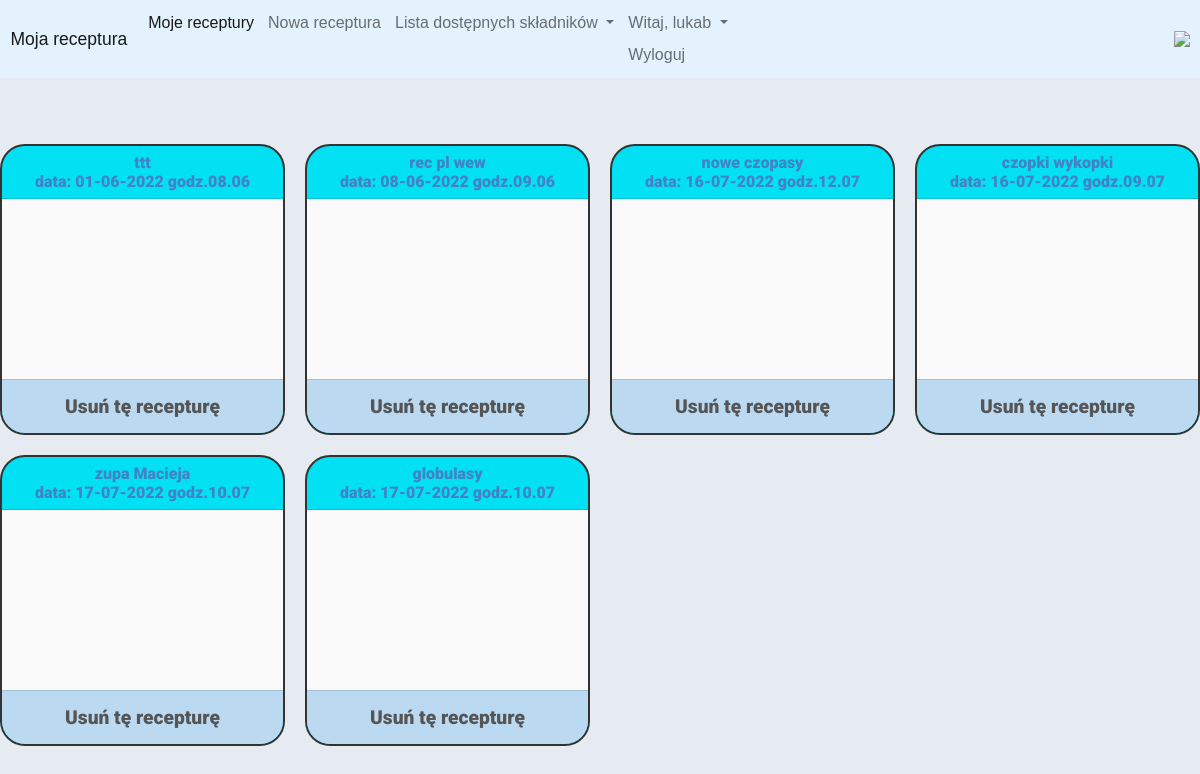
Screenshot of /mojerec (signed in) with the database file from the repository.
### recipes/models.py (models this page shows, shortened)
class Receptura (models.Model):
    rodzaje=(('1','Maść'),('2','czopki i globulki'),('3','receptura płynna'))
    czop_czy_glob=(('1','czopki'),('2','globulki'))
    tak_czy_nie = (('1', 'tak'), ('2', 'nie'))
    nazwa=models.CharField( max_length=20)
    date=models.DateTimeField(auto_now_add=True)
    rodzaj=models.TextField(choices=rodzaje,blank=True, null=True)
    czopki_czy_globulki=models.TextField(choices=czop_czy_glob, blank=True, null=True)
    ilosc_czop_glob = models.CharField(max_length=40, blank=True, null=True, default='')
    masa_docelowa_czop_glob = models.CharField(max_length=40, blank=True, null=True, default='')
    czy_ilosc_oleum_pomnozyc =models.TextField(choices=czop_czy_glob, blank=True, null=True)
    ilosc_masci =models.CharField(max_length=40, blank=True, null=True, default='')
    ilosc_gramow = models.CharField(max_length=40, blank=True, null=True, default='')
    owner=models.ForeignKey(User,blank = True, null = True,on_delete=models.CASCADE)
    session = models.ForeignKey(Session, null=True,on_delete=models.CASCADE)

### recipes/views.py (the view)
# urls.py: path('mojerec',views.mojeRec,name='mojerec'),
def mojeRec (request):
    if not request.session.exists(request.session.session_key):
        request.session.create()
    print("request.session.session_key", request.session.session_key)
    sys.stdout.flush()
    if request.user.is_anonymous ==False:
        moje_receptury=Receptura.objects.filter(owner=request.user).order_by('date')
    else:
        moje_receptury = Receptura.objects.filter(session=request.session.session_key).order_by('date') #request.session.get("name")
    context={'receptury':moje_receptury}
    return render(request,'mojerec.html',context)

### templates/mojerec.html (shortened to what this page needs)
<!DOCTYPE html>
<html lang="en">
<head>
</head>
<body>
{% extends 'base.html' %}
{% load static %}
{% block content %}
<br><br>
<div class="cards-rec-container">
  {% for i in receptury %}
  <div class="cont">
      <a href="{% url 'receptura' i.id %}">
        <div class="card-header">
        {{ i.nazwa }}
        <br>
        data: {{ i.date|date:"d-m-Y" }} godz.{{ i.date|date:"h.m" }}
      </div>
          <div id="{{i.pk}}-skladniki" class="card-sklad-rec"> </div>
      </a>
      <div type="button" class="card-footer" data-bs-toggle="modal" data-bs-target="#exampleModal-{{i.pk}}">
        Usuń tę recepturę
      </div>
</div>
    {% empty %}
    <h1>Na razie brak receptur</h1>
{% endfor %}
</div>
{% endblock %}

### templates/base.html (shortened to what this page needs)
{% load static %}
<!DOCTYPE html>
<html lang="en">
<head>
    <link href="https://cdn.jsdelivr.net/npm/bootstrap@5.0.2/dist/css/bootstrap.min.css" rel="stylesheet">
    <link rel="stylesheet" href="https://cdn.jsdelivr.net/npm/semantic-ui@2.4.2/dist/semantic.min.css">
    <link rel="stylesheet"  href="{% static 'style.css' %}" />
    <link rel="stylesheet"  href="{% static 'base.css' %}" />
</head>
<body>
<nav class="navbar navbar-expand-lg navbar-light" style="background-color: #e3f2fd;">
  <div class="container-fluid">
    <a class="navbar-brand" href="{% url 'home' %}">Moja receptura</a>
    <div class="collapse navbar-collapse" id="navbarSupportedContent">
      <ul class="navbar-nav me-auto mb-2 mb-lg-0">
        <li class="nav-item">
          <a class="nav-link active" aria-current="page" href="{% url 'mojerec' %}" >Moje receptury</a>
        </li>
        <li class="nav-item">
          <a class="nav-link" href="{% url 'dodajrec' %}">Nowa receptura</a>
        </li>
        <div class="nav-item dropdown">
          <a class="nav-link dropdown-toggle" href="#" id="dropdown" role="button" data-bs-toggle="dropdown" aria-expanded="false">
            Lista dostępnych składników  </a>
        </div>
        {% if user.is_authenticated %}
        <li class="nav-item dropdown">
          <a class="nav-link dropdown-toggle" href="#" id="navbarDropdown2" role="button" data-bs-toggle="dropdown" aria-expanded="false">
          Witaj, {{ user.username}}
          <a class="nav-link" href="{% url 'account_logout' %}">Wyloguj</a>
            </a>
        </li>
        {% else %}
        <li class="nav-item dropdown">
        <a class="nav-link" href="{% url 'account_login' %}">Zaloguj</a>
        <a class="nav-link" href="{% url 'account_signup' %}">Zarejestruj</a>
      </li>
        {% endif %}
      </ul>
      <img src="{% static 'mortar2.png' %}"/>
    </div>
  </div>
</nav>
{% block content %}
{% endblock content %}
</body>
</html>

### static/style.css (style rules this page uses)
* { box-sizing: border-box; }
body { font: 16px Arial; }
ul { padding-left: 0rem }
.cards-rec-container { margin: 0 auto; max-width: 1200px; display: grid; grid-template-columns: repeat(auto-fill, minmax(225px, 1fr)); grid-auto-rows: auto; gap: 20px; font-family: sans-serif; padding-top: 30px; }
.cont { border: 2px solid #333333; border-radius: 25px; overflow: hidden; text-align: center; background: #03e8fc; font-family: 'Roboto', sans-serif; font-weight: 900; }
.card-sklad-rec { line-height: 1.5; height: 180px; font-size: 0.9em; overflow-y: scroll; text-align: left; scrollbar-width: thin; scrollbar-color: #eb5234 #d8ede5; padding: 15px; background: #fafafa; }
.card-footer { padding: 15px; display: flex; justify-content: space-between; align-items: center; color: #555555; background: #bbdaf2; font-size: 1.2em; text-align: center; justify-content: center; align-items: center; }

### static/base.css (style rules this page uses)
body { background-color:#e6ebf2; }

### rows the page displays
Receptura: nazwa "ttt", date "01-06-2022", date "08.06"
Receptura: nazwa "rec pl wew", date "08-06-2022", date "09.06"
Receptura: nazwa "nowe czopasy", date "16-07-2022", date "12.07"
Receptura: nazwa "czopki wykopki", date "16-07-2022", date "09.07"
Receptura: nazwa "zupa Macieja", date "17-07-2022", date "10.07"
Receptura: nazwa "globulasy", date "17-07-2022", date "10.07"

### other values shown
{{ user.username }} "lukab"
